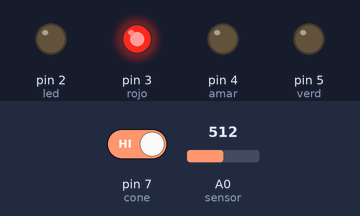
A sketch run on a simulated Arduino Uno, built with avr-gcc and run on an emulated ATmega328P. Parts: output pins drawn as LEDs (lit = HIGH). Inputs (shaded band) come from the test bench; at power-on: A0 (sensor) = 512, pin 7 (cone) HIGH. What the sketch prints to the serial monitor is not drawn.

Above: at 1.2 s.
1.3 s: A0 (sensor) set to 684
2.8 s: A0 (sensor) set to 708
At 3.9 s:
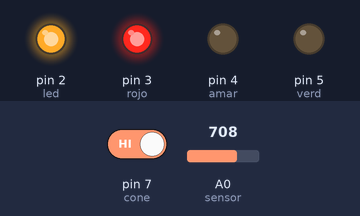
4.3 s: pin 7 (cone) driven LOW
At 5.5 s:
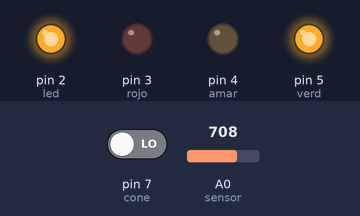
6.5 s: A0 (sensor) set to 690
At 7.7 s:
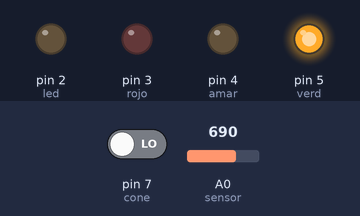
8.0 s: A0 (sensor) set to 710
At 10.6 s:
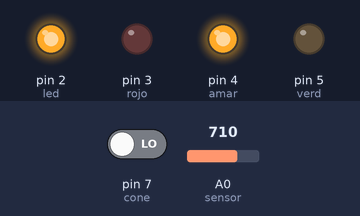
11.0 s: A0 (sensor) set to 511
At 11.4 s:
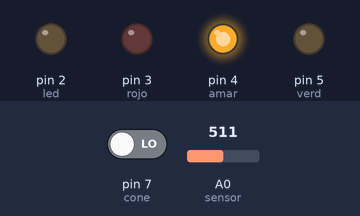
Timing chart, 0 to 13.5 s (numbered marks = the images above; inputs shaded):
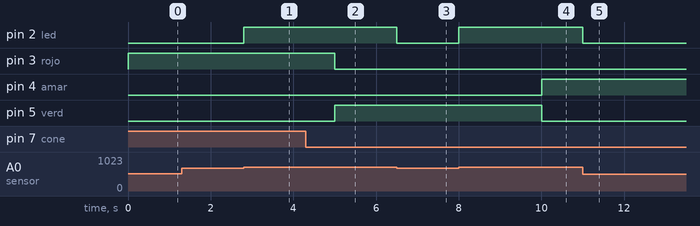

Measured:
- the behaviour switches between 699 and 700 on A0 (sensor) (found by bisection; images 0 and 1)
- after the input at 2.8 s, pin 2 (led): LOW → HIGH at once
- after the input at 4.3 s, pin 3 (rojo): HIGH → LOW after 0.71 s; pin 5 (verd): LOW → HIGH after 0.71 s
- after the input at 6.5 s, pin 2 (led): HIGH → LOW at once
- after the input at 8.0 s, pin 2 (led): LOW → HIGH at once
- after the input at 11.0 s, pin 2 (led): HIGH → LOW at once

The sketch:

luz_arduino.ino
```cpp
int sensor = A0;
int led = 2;
int rojo = 3;
int amar = 4;
int verd = 5;
int lectura;

unsigned long previousMillisFR = 0;
unsigned long currentMillisFR = 0;
const long intervalFR = 10;

unsigned long previousMillisLuz = 0;
unsigned long currentMillisLuz = 0;
const long intervalLuz = 5000;
int statVer = HIGH;
int statRoj = LOW;
int statAma = LOW;

int cone = 7;

void setup() {
  Serial.begin(9600);
  pinMode(led, OUTPUT);
  pinMode(rojo, OUTPUT);
  pinMode(amar, OUTPUT);
  pinMode(verd, OUTPUT);
  pinMode(sensor, INPUT);
  pinMode(cone, INPUT);
}

void loop() {
  currentMillisFR = millis();
  currentMillisLuz = millis();
  int ener = LOW;
  ener = digitalRead(cone);
  //alumbrado público
  if (currentMillisFR - previousMillisFR >= intervalFR) {
    previousMillisFR = currentMillisFR;
    lectura = analogRead(sensor);
    if(lectura>=700){
      digitalWrite(led, HIGH);
    }
    else{
      digitalWrite(led, LOW);
    }
  }

  if(ener==LOW){

    Serial.println("0");
    //semáforo
    if (currentMillisLuz - previousMillisLuz >= intervalLuz) {
      previousMillisLuz = currentMillisLuz;
      if(statVer == LOW && statRoj==HIGH){
        statVer = HIGH;
        statRoj = LOW;
      }else if(statAma == LOW && statVer == HIGH){
        statAma = HIGH;
        statVer = LOW;
      }else if(statRoj == LOW && statAma == HIGH){
        statRoj = HIGH;
        statAma = LOW;
      }
    }
  }else{
    Serial.println("1");
    statVer = LOW;
    statRoj = HIGH;
    statAma = LOW;
  }
    digitalWrite(verd, statVer);
    digitalWrite(amar, statAma);
    digitalWrite(rojo, statRoj);
}
```
